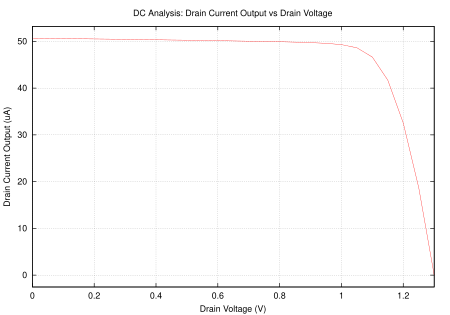

The script that drew this image:
set terminal X11 noenhanced
set title "DC Analysis: Drain Current Output vs Drain Voltage"
set xlabel "Drain Voltage (V)"
set ylabel "Drain Current Output (uA)"
set grid
unset logscale x 
set xrange [-4.440892e-16:1.300000e+00]
unset logscale y 
set yrange [-2.534701e+00:5.322867e+01]
#set xtics 1
#set x2tics 1
#set ytics 1
#set y2tics 1
set format y "%g"
set format x "%g"
plot 'simple_pmos_current_mirror_simulation_dc_analysis.data' using 1:2 with lines lw 1 title "(v2#branch*-1e+06)"
set terminal push
set terminal postscript eps color noenhanced
set out 'simple_pmos_current_mirror_simulation_dc_analysis.eps'
replot
set term pop
replot
